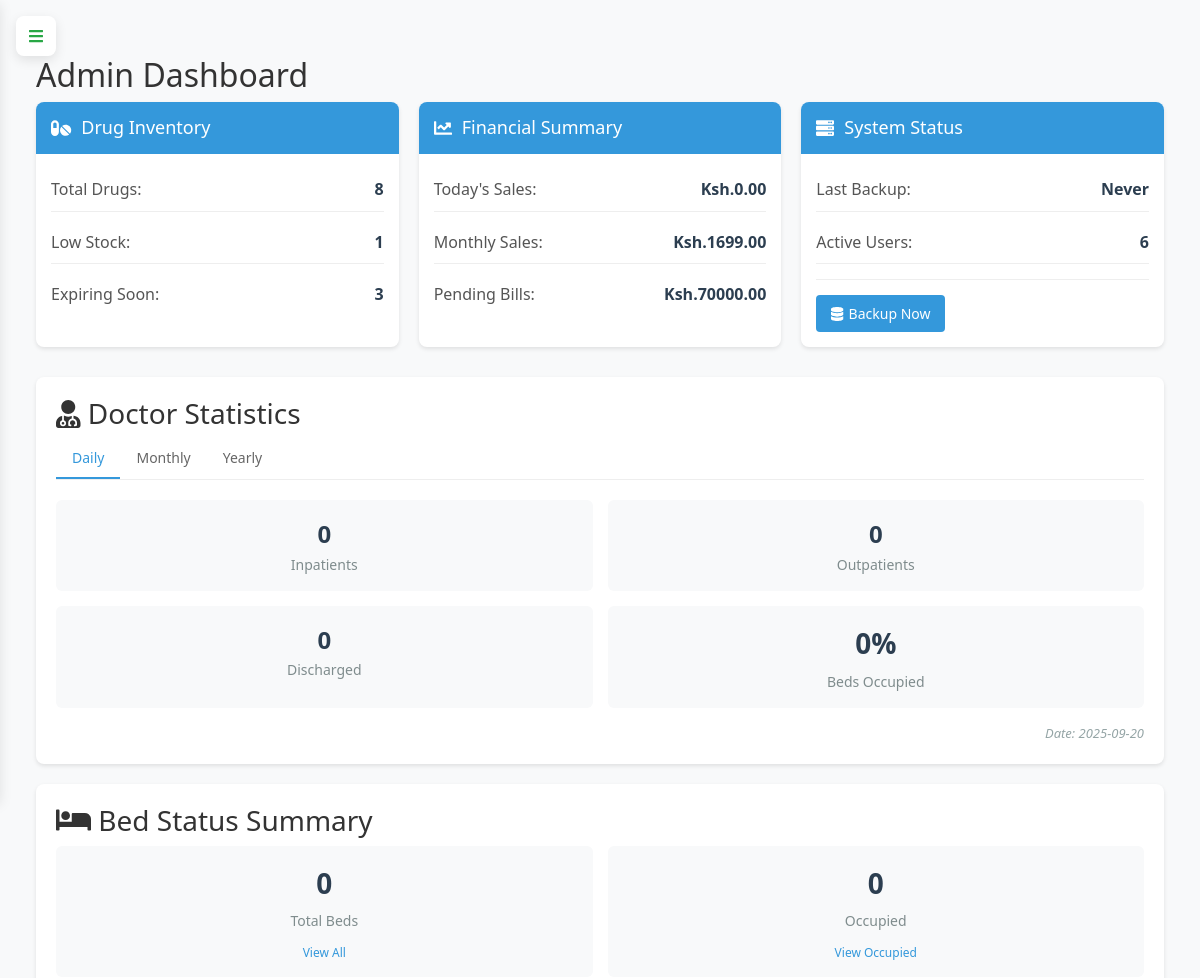
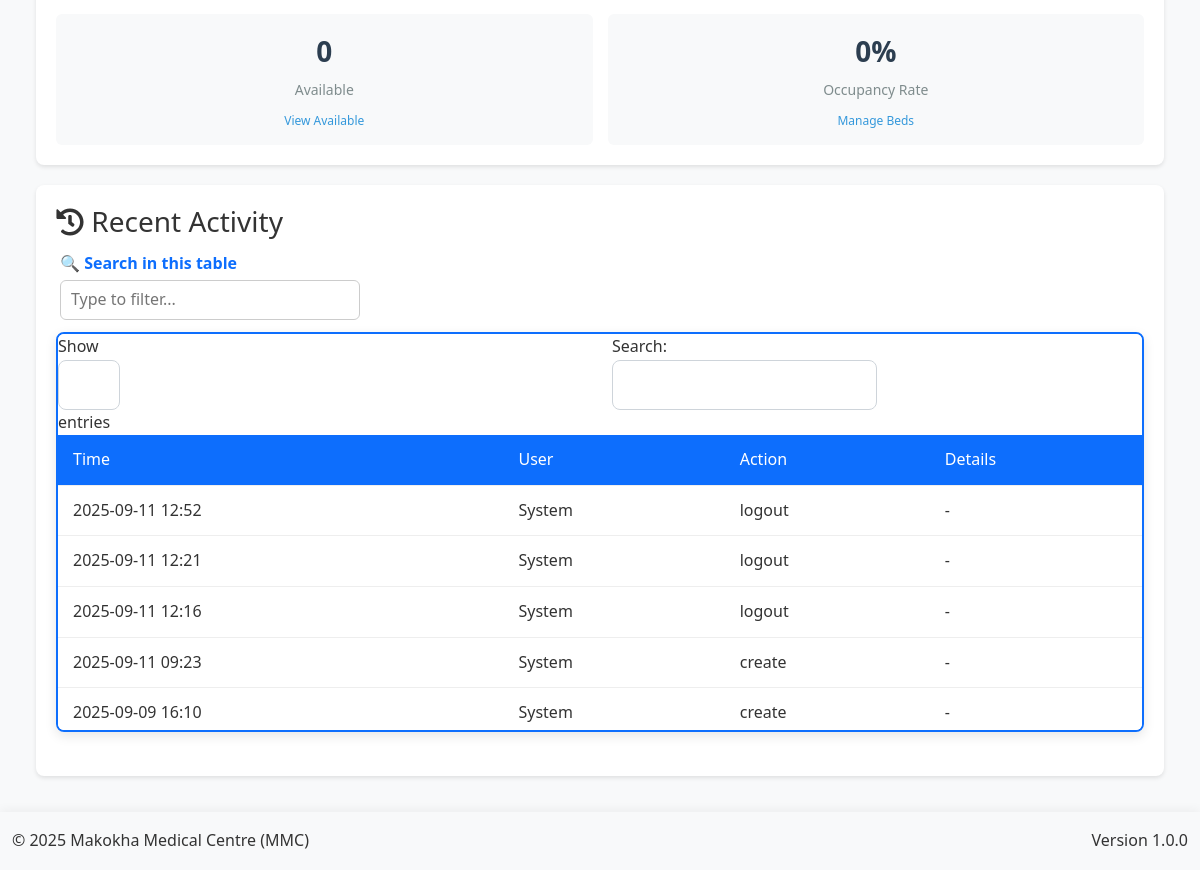
The page /admin (signed in) on the database its author committed (2 pictures, top to bottom).
### app.py (models this page shows, shortened)
class AuditLog(db.Model):
    __tablename__ = 'audit_logs'
    id = db.Column(db.Integer, primary_key=True)
    user_id = db.Column(db.Integer, db.ForeignKey('user.id'), nullable=False)
    action = db.Column(db.String(50), nullable=False)
    table_name = db.Column(db.String(50))  # Tracks which table was affected
    record_id = db.Column(db.Integer)      # ID of the affected record
    description = db.Column(db.String(255))  # For backward compatibility
    changes = db.Column(db.JSON)           # Structured change data
    old_values = db.Column(db.JSON)        # Previous values before change
    new_values = db.Column(db.JSON)        # Values after change
    ip_address = db.Column(db.String(50))  # IP address of the requester
    created_at = db.Column(db.DateTime, default=lambda: datetime.now(timezone.utc))
    user = db.relationship('User', backref='audit_log_entries')

### app.py (the view)
@app.route('/admin')
@login_required
def admin_dashboard():
    if current_user.role != 'admin':
        flash('Unauthorized access', 'danger')
        return redirect(url_for('home'))
    try:
        total_drugs = db.session.query(func.count(Drug.id)).scalar()
        low_stock = db.session.query(func.count(Drug.id)).filter(
            Drug.stocked_quantity - Drug.sold_quantity < 10
        ).scalar()
        expiring_soon = db.session.query(func.count(Drug.id)).filter(
            Drug.expiry_date <= date.today() + timedelta(days=30)
        ).scalar()
        today_sales = db.session.query(func.sum(Sale.total_amount)).filter(
            func.date(Sale.created_at) == date.today()
        ).scalar() or 0
        monthly_sales = db.session.query(func.sum(Sale.total_amount)).filter(
            func.strftime('%Y-%m', Sale.created_at) == datetime.now().strftime('%Y-%m')
        ).scalar() or 0
        pending_bills = db.session.query(func.sum(Debtor.amount_owed)).scalar() or 0
        last_backup = BackupRecord.query.filter_by(status='completed')\
            .order_by(BackupRecord.timestamp.desc()).first()
        last_backup_time = last_backup.timestamp if last_backup else 'Never'
        backup_stats = {
            'total_backups': BackupRecord.query.count(),
            'successful_backups': BackupRecord.query.filter_by(status='completed').count(),
            'failed_backups': BackupRecord.query.filter_by(status='failed').count(),
            'total_size_mb': db.session.query(
                func.coalesce(func.sum(BackupRecord.size_bytes), 0) / (1024 * 1024)
            ).scalar()
        }
        active_users = db.session.query(func.count(User.id)).filter_by(is_active=True).scalar()
        daily_stats = get_doctor_stats('daily')
        monthly_stats = get_doctor_stats('monthly')
        yearly_stats = get_doctor_stats('yearly')
        recent_activity = db.session.query(
            AuditLog.id,
            AuditLog.action,
            AuditLog.created_at.label('created_at'),
            literal('audit').label('type')
        ).union_all(
            db.session.query(
                BackupRecord.id,
                literal('backup').label('action'),
                BackupRecord.timestamp.label('created_at'),
                literal('backup').label('type')
            )
        ).order_by(text('created_at')).limit(10).all()
        return render_template('admin/dashboard.html',
            total_drugs=total_drugs,
            low_stock=low_stock,
            expiring_soon=expiring_soon,
            today_sales=today_sales,
            monthly_sales=monthly_sales,
            pending_bills=pending_bills,
            last_backup_time=last_backup_time,
            backup_stats=backup_stats,
            active_users=active_users,
            daily_stats=daily_stats,
            monthly_stats=monthly_stats,
            yearly_stats=yearly_stats,
            recent_activity=recent_activity
        )
    except Exception as e:
        app.logger.error(f"Error in admin dashboard: {str(e)}")
        flash('An error occurred while loading the dashboard', 'danger')
        return redirect(url_for('home'))

### app.py (called while the page is built, shortened)
@app.before_request
def initialize_data():
    global _first_request
    if not _first_request:
        return

@app.context_processor
def inject_current_date():
    return {'current_date': date.today().strftime('%Y-%m-%d')}

@app.context_processor
def inject_csrf_token():
    return dict(csrf_token=generate_csrf)

def get_total_beds():
    return Bed.query.count()

def get_available_beds():
    return Bed.query.filter_by(status='available').count()

def get_occupied_beds():
    return Bed.query.filter_by(status='occupied').count()

@app.context_processor
def utility_processor():
    def decrypt_data(encrypted_data):
        if not encrypted_data:
            return ""
        try:
            return Config.decrypt_data_static(encrypted_data)
        except:
            return "[Decryption Error]"
    return dict(decrypt_data=decrypt_data)

    @login_manager.user_loader
    def load_user(user_id):
        return db.session.get(User, int(user_id))

### templates/admin/dashboard.html (shortened to what this page needs)
{% extends "base.html" %}
{% block content %}
<div class="content">
    <div class="section-content active" id="dashboard-section">
        <h2>Admin Dashboard</h2>
        <div class="dashboard-widgets">
            <div class="widget">
                <div class="widget-header">
                    <h3><i class="fas fa-pills"></i> Drug Inventory</h3>
                </div>
                <div class="widget-body">
                    <div class="widget-item">
                        <span class="widget-label">Total Drugs:</span>
                        <span class="widget-value">{{ total_drugs }}</span>
                    </div>
                    <div class="widget-item">
                        <span class="widget-label">Low Stock:</span>
                        <span class="widget-value">{{ low_stock }}</span>
                    </div>
                    <div class="widget-item">
                        <span class="widget-label">Expiring Soon:</span>
                        <span class="widget-value">{{ expiring_soon }}</span>
                    </div>
                </div>
            </div>
            <div class="widget">
                <div class="widget-header">
                    <h3><i class="fas fa-chart-line"></i> Financial Summary</h3>
                </div>
                <div class="widget-body">
                    <div class="widget-item">
                        <span class="widget-label">Today's Sales:</span>
                        <span class="widget-value">Ksh.{{ "%.2f"|format(today_sales) }}</span>
                    </div>
                    <div class="widget-item">
                        <span class="widget-label">Monthly Sales:</span>
                        <span class="widget-value">Ksh.{{ "%.2f"|format(monthly_sales) }}</span>
                    </div>
                    <div class="widget-item">
                        <span class="widget-label">Pending Bills:</span>
                        <span class="widget-value">Ksh.{{ "%.2f"|format(pending_bills) }}</span>
                    </div>
                </div>
            </div>
            <div class="widget">
                <div class="widget-header">
                    <h3><i class="fas fa-server"></i> System Status</h3>
                </div>
                <div class="widget-body">
                    <div class="widget-item">
                        <span class="widget-label">Last Backup:</span>
                        <span class="widget-value">
                            {% if last_backup_time != 'Never' %}
                                {{ last_backup_time.strftime('%Y-%m-%d %H:%M') }}
                            {% else %}
                                Never
                            {% endif %}
                        </span>
                    </div>
                    <div class="widget-item">
                        <span class="widget-label">Active Users:</span>
                        <span class="widget-value">{{ active_users }}</span>
                    </div>
                    <div class="widget-actions">
                        <a href="{{ url_for('backup_management') }}" class="btn btn-primary">
                            <i class="fas fa-database"></i> Backup Now
                        </a>
                    </div>
                </div>
            </div>
        </div>
        <div class="doctor-stats-section">
            <h3><i class="fas fa-user-md"></i> Doctor Statistics</h3>
            <div class="timeframe-tabs">
                <button class="timeframe-tab active" onclick="showTimeframe('daily')">Daily</button>
                <button class="timeframe-tab" onclick="showTimeframe('monthly')">Monthly</button>
                <button class="timeframe-tab" onclick="showTimeframe('yearly')">Yearly</button>
            </div>
            <div id="daily-stats" class="timeframe-content active">
                <div class="stats-grid">
                    <div class="stat-card">
                        <div class="stat-value">{{ daily_stats.inpatients }}</div>
                        <div class="stat-label">Inpatients</div>
                    </div>
                    <div class="stat-card">
                        <div class="stat-value">{{ daily_stats.outpatients }}</div>
                        <div class="stat-label">Outpatients</div>
                    </div>
                    <div class="stat-card">
                        <div class="stat-value">{{ daily_stats.discharged }}</div>
                        <div class="stat-label">Discharged</div>
                    </div>
                    <div class="stat-card">
                        <div class="bed-stat-value">
                            {% if daily_stats.total_beds > 0 %}
                                {{ ((daily_stats.occupied_beds / daily_stats.total_beds) * 100) | round(1) }}%
                            {% else %}
                                0%
                            {% endif %}
                        </div>
                        <div class="stat-label">Beds Occupied</div>
                    </div>
                </div>
                <div class="stats-date">Date: {{ daily_stats.start_date.strftime('%Y-%m-%d') }}</div>
            </div>
        </div>
        <div class="bed-status-section">
            <h3><i class="fas fa-bed"></i> Bed Status Summary</h3>
            <div class="bed-stats-grid">
                <div class="bed-stat-card">
                    <div class="bed-stat-value">{{ daily_stats.total_beds }}</div>
                    <div class="bed-stat-label">Total Beds</div>
                    <a href="{{ url_for('manage_beds') }}" class="bed-stat-link">View All</a>
                </div>
                <div class="bed-stat-card">
                    <div class="bed-stat-value">{{ daily_stats.occupied_beds }}</div>
                    <div class="bed-stat-label">Occupied</div>
                    <a href="{{ url_for('manage_beds') }}?status=occupied" class="bed-stat-link">View Occupied</a>
                </div>
                <div class="bed-stat-card">
                    <div class="bed-stat-value">{{ daily_stats.available_beds }}</div>
                    <div class="bed-stat-label">Available</div>
                    <a href="{{ url_for('manage_beds') }}?status=available" class="bed-stat-link">View Available</a>
                </div>
                <div class="bed-stat-card">
                    <div class="bed-stat-value">
                        {% if daily_stats.total_beds > 0 %}
                            {{ ((daily_stats.occupied_beds / daily_stats.total_beds) * 100) | round(1) }}%
                        {% else %}
                            0%
                        {% endif %}
                    </div>
                    <div class="bed-stat-label">Occupancy Rate</div>
                    <a href="{{ url_for('manage_beds') }}" class="bed-stat-link">Manage Beds</a>
                </div>
            </div>
        </div>
        <div class="recent-activity">
            <h3><i class="fas fa-history"></i> Recent Activity</h3>
            <table class="activity-table">
                <thead>
                    <tr>
                        <th>Time</th>
                        <th>User</th>
                        <th>Action</th>
                        <th>Details</th>
                    </tr>
                </thead>
                <tbody>
                    {% for log in recent_activity %}
                    <tr>
                        <td>{{ log.created_at.strftime('%Y-%m-%d %H:%M') }}</td>
                        <td>{{ log.user.username if log.user else 'System' }}</td>
                        <td>{{ log.action }}</td>
                        <td>
                            {% if log.table_name and log.record_id %}
                                {{ log.table_name }} #{{ log.record_id }}
                            {% else %}
                                -
                            {% endif %}
                        </td>
                    </tr>
                    {% endfor %}
                </tbody>
            </table>
        </div>
    </div>
</div>
{% endblock %}

### static/css/style.css (style rules this page uses)
:root { --primary-color: #3498db; --secondary-color: #2980b9; --success-color: #2ecc71; --danger-color: #e74c3c; --warning-color: #f39c12; --info-color: #1abc9c; --light-color: #ecf0f1; --dark-color: #2c3e50; --gray-color: #95a5a6; --white-color: #ffffff; --black-color: #000000; --sidebar-width: 250px; --sidebar-collapsed-width: 0; --top-bar-height: 60px; --shadow: 0 2px 10px rgba(0, 0, 0, 0.1); --transition: all 0.3s ease; }
* { margin: 0; padding: 0; box-sizing: border-box; font-family: 'Segoe UI', Tahoma, Geneva, Verdana, sans-serif; }
.btn { position: relative; z-index: auto; }
.content, .main-content, .dashboard-container { position: static !important; overflow: visible !important; }
body { background-color: #f5f6fa; color: #333; line-height: 1.6; overflow-x: hidden; }
a { text-decoration: none; color: inherit; }
button, input, select, textarea { font-family: inherit; font-size: inherit; }
.btn { display: inline-block; padding: 8px 16px; border: none; border-radius: 4px; background-color: var(--primary-color); color: white; cursor: pointer; transition: var(--transition); }
.btn-primary { background-color: var(--primary-color); }
.content { flex: 1; padding: 20px; overflow-y: auto; }
.section-content { display: none; width: 100%; }
.section-content.active { display: block; }
.dashboard-widgets { display: grid; grid-template-columns: repeat(auto-fit, minmax(300px, 1fr)); gap: 20px; margin-bottom: 30px; }
.widget { background-color: white; border-radius: 8px; box-shadow: var(--shadow); overflow: hidden; }
.widget-header { padding: 15px 20px; background-color: var(--primary-color); color: white; }
.widget-header h3 { font-size: 1.1rem; display: flex; align-items: center; }
.widget-body { padding: 20px; }
.widget-item { display: flex; justify-content: space-between; margin-bottom: 10px; padding-bottom: 10px; border-bottom: 1px solid #eee; }
.widget-item:last-child { margin-bottom: 0; padding-bottom: 0; border-bottom: none; }
.widget-label { font-weight: 500; color: var(--gray-color); }
.widget-value { font-weight: 600; }
.widget-actions { margin-top: 15px; }

### templates/base.html (style rules this page uses)
:root { --sidebar-width: 260px; --sidebar-collapsed-width: 0px; --primary-color: #0d6efd; --primary-dark: #0a58ca; --secondary-color: #6c757d; --header-height: 60px; --transition-speed: 0.3s; --border-color: rgba(255, 255, 255, 0.1); --table-blue: #0d6efd; --table-white: #ffffff; --hamburger-red: #038d38ff; --hamburger-green: #28a745; --bg-light: #f8f9fa; --text-dark: #212529; --shadow: 0 4px 12px rgba(0, 0, 0, 0.1); --radius: 8px; }
body { background-color: var(--bg-light); font-family: 'Segoe UI', Tahoma, Geneva, Verdana, sans-serif; line-height: 1.6; padding-top: 20px; }
.table-container table { width: 100%; border-collapse: separate; border-spacing: 0; table-layout: auto; }
.table-container th { background-color: var(--table-blue) !important; color: var(--table-white) !important; position: sticky; top: 0; padding: 0.6rem 0.8rem; font-weight: 600; white-space: nowrap; border: none; text-align: left; z-index: 2; }
.table-container td { padding: 0.6rem 0.8rem; vertical-align: middle; border: none; white-space: nowrap; overflow: hidden; text-overflow: ellipsis; max-width: 250px; }
.table-container tbody tr { transition: background-color 0.2s; }
.btn { border-radius: var(--radius); padding: 0.75rem 1.5rem; font-weight: 500; transition: all 0.3s; }
.btn-primary { background-color: var(--primary-color); border-color: var(--primary-color); }

### rows shown on the page
AuditLog: created_at "2025-09-09 16:10", user "System", action "create"
AuditLog: created_at "2025-09-11 09:23", user "System", action "create"
AuditLog: created_at "2025-09-11 12:16", user "System", action "logout"
AuditLog: created_at "2025-09-11 12:21", user "System", action "logout"
AuditLog: created_at "2025-09-11 12:52", user "System", action "logout"

### other values the page prints
{{ total_drugs }} "8"
{{ low_stock }} "1"
{{ expiring_soon }} "3"
{{ "%.2f"|format(today_sales) }} "0.00"
{{ "%.2f"|format(monthly_sales) }} "1699.00"
{{ "%.2f"|format(pending_bills) }} "70000.00"
{{ active_users }} "6"
{{ daily_stats.inpatients }} "0"
{{ daily_stats.outpatients }} "0"
{{ daily_stats.discharged }} "0"
{{ daily_stats.start_date.strftime('%Y-%m-%d') }} "2025-09-20"
{{ daily_stats.total_beds }} "0"
{{ daily_stats.occupied_beds }} "0"
{{ daily_stats.available_beds }} "0"
